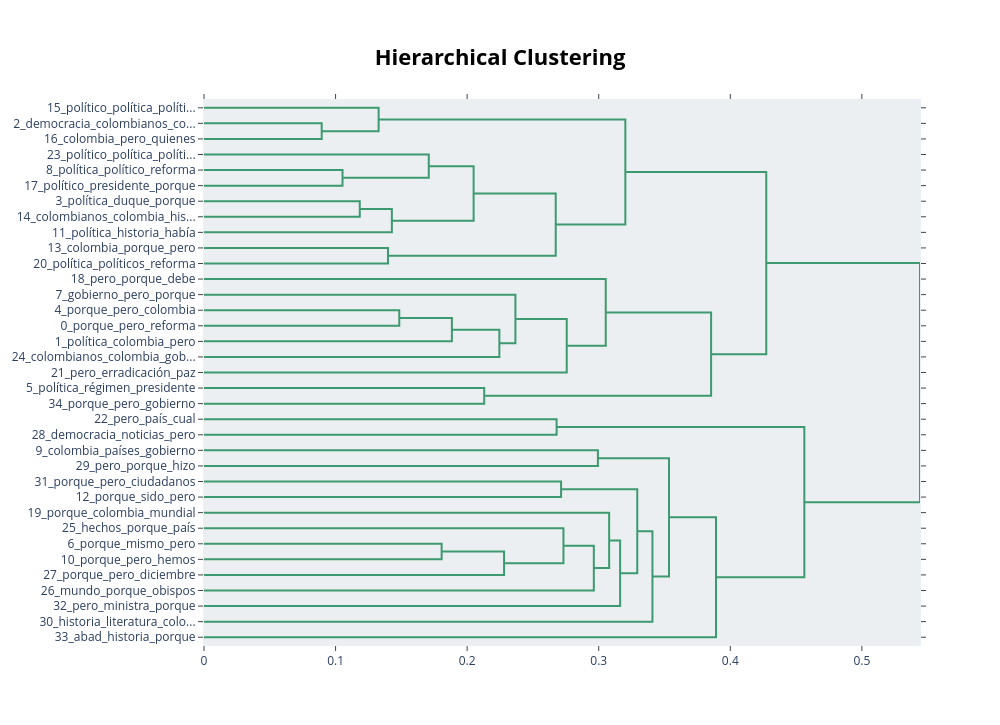

Notebook code for this chart:
### Code cell
fig = topic_model.visualize_hierarchy()
fig.show()

### Figure 1 — Plotly figure (JSON) as saved in the notebook; plotly's stock layout.template omitted (floating-point values rounded to 4 significant figures)
{"data": [{"hoverinfo": "text", "marker": {"color": "rgb(61,153,112)"}, "mode": "lines", "type": "scatter", "x": [0.0, 0.08945, 0.08945, 0.0], "xaxis": "x", "y": [-15.0, -15.0, -25.0, -25.0], "yaxis": "y"}, {"hoverinfo": "text", "marker": {"color": "rgb(61,153,112)"}, "mode": "lines", "type": "scatter", "x": [0.0, 0.1327, 0.1327, 0.08945], "xaxis": "x", "y": [-5.0, -5.0, -20.0, -20.0], "yaxis": "y"}, {"hoverinfo": "text", "marker": {"color": "rgb(61,153,112)"}, "mode": "lines", "type": "scatter", "x": [0.0, 0.1053, 0.1053, 0.0], "xaxis": "x", "y": [-45.0, -45.0, -55.0, -55.0], "yaxis": "y"}, {"hoverinfo": "text", "marker": {"color": "rgb(61,153,112)"}, "mode": "lines", "type": "scatter", "x": [0.0, 0.1708, 0.1708, 0.1053], "xaxis": "x", "y": [-35.0, -35.0, -50.0, -50.0], "yaxis": "y"}, {"hoverinfo": "text", "marker": {"color": "rgb(61,153,112)"}, "mode": "lines", "type": "scatter", "x": [0.0, 0.1184, 0.1184, 0.0], "xaxis": "x", "y": [-65.0, -65.0, -75.0, -75.0], "yaxis": "y"}, {"hoverinfo": "text", "marker": {"color": "rgb(61,153,112)"}, "mode": "lines", "type": "scatter", "x": [0.1184, 0.1428, 0.1428, 0.0], "xaxis": "x", "y": [-70.0, -70.0, -85.0, -85.0], "yaxis": "y"}, {"hoverinfo": "text", "marker": {"color": "rgb(61,153,112)"}, "mode": "lines", "type": "scatter", "x": [0.1708, 0.2049, 0.2049, 0.1428], "xaxis": "x", "y": [-42.5, -42.5, -77.5, -77.5], "yaxis": "y"}, {"hoverinfo": "text", "marker": {"color": "rgb(61,153,112)"}, "mode": "lines", "type": "scatter", "x": [0.0, 0.1398, 0.1398, 0.0], "xaxis": "x", "y": [-95.0, -95.0, -105.0, -105.0], "yaxis": "y"}, {"hoverinfo": "text", "marker": {"color": "rgb(61,153,112)"}, "mode": "lines", "type": "scatter", "x": [0.2049, 0.2673, 0.2673, 0.1398], "xaxis": "x", "y": [-60.0, -60.0, -100.0, -100.0], "yaxis": "y"}, {"hoverinfo": "text", "marker": {"color": "rgb(61,153,112)"}, "mode": "lines", "type": "scatter", "x": [0.1327, 0.3202, 0.3202, 0.2673], "xaxis": "x", "y": [-12.5, -12.5, -80.0, -80.0], "yaxis": "y"}, {"hoverinfo": "text", "marker": {"color": "rgb(61,153,112)"}, "mode": "lines", "type": "scatter", "x": [0.0, 0.1484, 0.1484, 0.0], "xaxis": "x", "y": [-135.0, -135.0, -145.0, -145.0], "yaxis": "y"}, {"hoverinfo": "text", "marker": {"color": "rgb(61,153,112)"}, "mode": "lines", "type": "scatter", "x": [0.1484, 0.1884, 0.1884, 0.0], "xaxis": "x", "y": [-140.0, -140.0, -155.0, -155.0], "yaxis": "y"}, {"hoverinfo": "text", "marker": {"color": "rgb(61,153,112)"}, "mode": "lines", "type": "scatter", "x": [0.1884, 0.2245, 0.2245, 0.0], "xaxis": "x", "y": [-147.5, -147.5, -165.0, -165.0], "yaxis": "y"}, {"hoverinfo": "text", "marker": {"color": "rgb(61,153,112)"}, "mode": "lines", "type": "scatter", "x": [0.0, 0.2367, 0.2367, 0.2245], "xaxis": "x", "y": [-125.0, -125.0, -156.2, -156.2], "yaxis": "y"}, {"hoverinfo": "text", "marker": {"color": "rgb(61,153,112)"}, "mode": "lines", "type": "scatter", "x": [0.2367, 0.2757, 0.2757, 0.0], "xaxis": "x", "y": [-140.6, -140.6, -175.0, -175.0], "yaxis": "y"}, {"hoverinfo": "text", "marker": {"color": "rgb(61,153,112)"}, "mode": "lines", "type": "scatter", "x": [0.0, 0.3053, 0.3053, 0.2757], "xaxis": "x", "y": [-115.0, -115.0, -157.8, -157.8], "yaxis": "y"}, {"hoverinfo": "text", "marker": {"color": "rgb(61,153,112)"}, "mode": "lines", "type": "scatter", "x": [0.0, 0.213, 0.213, 0.0], "xaxis": "x", "y": [-185.0, -185.0, -195.0, -195.0], "yaxis": "y"}, {"hoverinfo": "text", "marker": {"color": "rgb(61,153,112)"}, "mode": "lines", "type": "scatter", "x": [0.3053, 0.3854, 0.3854, 0.213], "xaxis": "x", "y": [-136.4, -136.4, -190.0, -190.0], "yaxis": "y"}, {"hoverinfo": "text", "marker": {"color": "rgb(61,153,112)"}, "mode": "lines", "type": "scatter", "x": [0.3202, 0.4273, 0.4273, 0.3854], "xaxis": "x", "y": [-46.25, -46.25, -163.2, -163.2], "yaxis": "y"}, {"hoverinfo": "text", "marker": {"color": "rgb(61,153,112)"}, "mode": "lines", "type": "scatter", "x": [0.0, 0.268, 0.268, 0.0], "xaxis": "x", "y": [-205.0, -205.0, -215.0, -215.0], "yaxis": "y"}, {"hoverinfo": "text", "marker": {"color": "rgb(61,153,112)"}, "mode": "lines", "type": "scatter", "x": [0.0, 0.2994, 0.2994, 0.0], "xaxis": "x", "y": [-225.0, -225.0, -235.0, -235.0], "yaxis": "y"}, {"hoverinfo": "text", "marker": {"color": "rgb(61,153,112)"}, "mode": "lines", "type": "scatter", "x": [0.0, 0.2714, 0.2714, 0.0], "xaxis": "x", "y": [-245.0, -245.0, -255.0, -255.0], "yaxis": "y"}, {"hoverinfo": "text", "marker": {"color": "rgb(61,153,112)"}, "mode": "lines", "type": "scatter", "x": [0.0, 0.1806, 0.1806, 0.0], "xaxis": "x", "y": [-285.0, -285.0, -295.0, -295.0], "yaxis": "y"}, {"hoverinfo": "text", "marker": {"color": "rgb(61,153,112)"}, "mode": "lines", "type": "scatter", "x": [0.1806, 0.2281, 0.2281, 0.0], "xaxis": "x", "y": [-290.0, -290.0, -305.0, -305.0], "yaxis": "y"}, {"hoverinfo": "text", "marker": {"color": "rgb(61,153,112)"}, "mode": "lines", "type": "scatter", "x": [0.0, 0.2732, 0.2732, 0.2281], "xaxis": "x", "y": [-275.0, -275.0, -297.5, -297.5], "yaxis": "y"}, {"hoverinfo": "text", "marker": {"color": "rgb(61,153,112)"}, "mode": "lines", "type": "scatter", "x": [0.2732, 0.2963, 0.2963, 0.0], "xaxis": "x", "y": [-286.2, -286.2, -315.0, -315.0], "yaxis": "y"}, {"hoverinfo": "text", "marker": {"color": "rgb(61,153,112)"}, "mode": "lines", "type": "scatter", "x": [0.0, 0.3079, 0.3079, 0.2963], "xaxis": "x", "y": [-265.0, -265.0, -300.6, -300.6], "yaxis": "y"}, {"hoverinfo": "text", "marker": {"color": "rgb(61,153,112)"}, "mode": "lines", "type": "scatter", "x": [0.3079, 0.3163, 0.3163, 0.0], "xaxis": "x", "y": [-282.8, -282.8, -325.0, -325.0], "yaxis": "y"}, {"hoverinfo": "text", "marker": {"color": "rgb(61,153,112)"}, "mode": "lines", "type": "scatter", "x": [0.2714, 0.3293, 0.3293, 0.3163], "xaxis": "x", "y": [-250.0, -250.0, -303.9, -303.9], "yaxis": "y"}, {"hoverinfo": "text", "marker": {"color": "rgb(61,153,112)"}, "mode": "lines", "type": "scatter", "x": [0.3293, 0.3408, 0.3408, 0.0], "xaxis": "x", "y": [-277.0, -277.0, -335.0, -335.0], "yaxis": "y"}, {"hoverinfo": "text", "marker": {"color": "rgb(61,153,112)"}, "mode": "lines", "type": "scatter", "x": [0.2994, 0.3534, 0.3534, 0.3408], "xaxis": "x", "y": [-230.0, -230.0, -306.0, -306.0], "yaxis": "y"}, {"hoverinfo": "text", "marker": {"color": "rgb(61,153,112)"}, "mode": "lines", "type": "scatter", "x": [0.3534, 0.3891, 0.3891, 0.0], "xaxis": "x", "y": [-268.0, -268.0, -345.0, -345.0], "yaxis": "y"}, {"hoverinfo": "text", "marker": {"color": "rgb(61,153,112)"}, "mode": "lines", "type": "scatter", "x": [0.268, 0.4563, 0.4563, 0.3891], "xaxis": "x", "y": [-210.0, -210.0, -306.5, -306.5], "yaxis": "y"}, {"hoverinfo": "text", "marker": {"color": "rgb(61,153,112)"}, "mode": "lines", "type": "scatter", "x": [0.4273, 0.5442, 0.5442, 0.4563], "xaxis": "x", "y": [-104.7, -104.7, -258.2, -258.2], "yaxis": "y"}], "layout": {"autosize": false, "height": 725, "hoverlabel": {"bgcolor": "white", "font": {"family": "Rockwell", "size": 16}}, "hovermode": "closest", "plot_bgcolor": "#ECEFF1", "showlegend": false, "title": {"font": {"color": "Black", "size": 22}, "text": "<b>Hierarchical Clustering</b>", "x": 0.5, "xanchor": "center", "yanchor": "top"}, "width": 1000, "xaxis": {"mirror": "allticks", "rangemode": "tozero", "showgrid": false, "showline": true, "showticklabels": true, "ticks": "outside", "type": "linear", "zeroline": false}, "yaxis": {"mirror": "allticks", "range": [-350, 0], "rangemode": "tozero", "showgrid": false, "showline": true, "showticklabels": true, "tickmode": "array", "ticks": "outside", "ticktext": ["15_político_política_políti...", "2_democracia_colombianos_co...", "16_colombia_pero_quienes", "23_político_política_políti...", "8_política_político_reforma", "17_político_presidente_porque", "3_política_duque_porque", "14_colombianos_colombia_his...", "11_política_historia_había", "13_colombia_porque_pero", "20_política_políticos_reforma", "18_pero_porque_debe", "7_gobierno_pero_porque", "4_porque_pero_colombia", "0_porque_pero_reforma", "1_política_colombia_pero", "24_colombianos_colombia_gob...", "21_pero_erradicación_paz", "5_política_régimen_presidente", "34_porque_pero_gobierno", "22_pero_país_cual", "28_democracia_noticias_pero", "9_colombia_países_gobierno", "29_pero_porque_hizo", "31_porque_pero_ciudadanos", "12_porque_sido_pero", "19_porque_colombia_mundial", "25_hechos_porque_país", "6_porque_mismo_pero", "10_porque_pero_hemos", "27_porque_pero_diciembre", "26_mundo_porque_obispos", "32_pero_ministra_porque", "30_historia_literatura_colo...", "33_abad_historia_porque"], "tickvals": [-5, -15, -25, -35, -45, -55, -65, -75, -85, -95, -105, -115, -125, -135, -145, -155, -165, -175, -185, -195, -205, -215, -225, -235, -245, -255, -265, -275, -285, -295, -305, -315, -325, -335, -345], "type": "linear", "zeroline": false}}}
